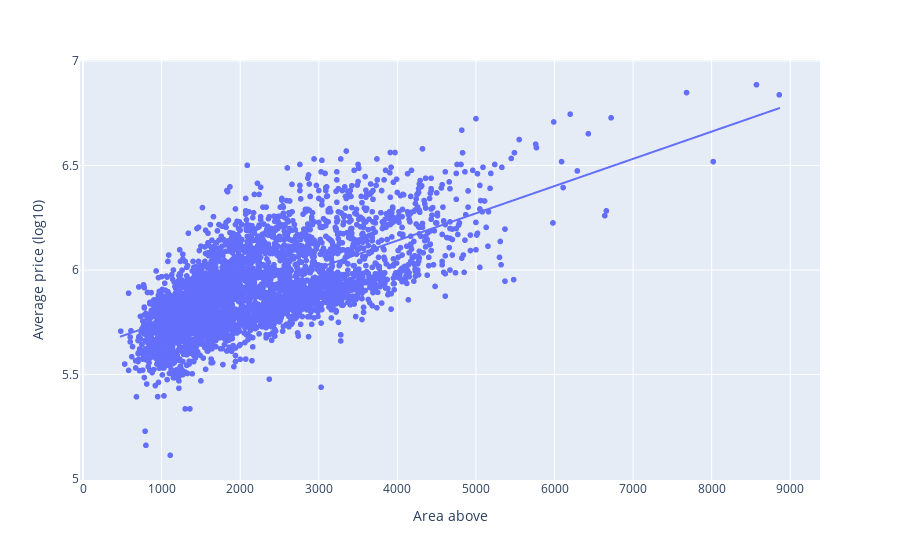

Source (notebook cell):
### Code cell
fig_abovesvsprice = px.scatter(df_best, x='sqft_above', y='price_log',  trendline="ols", labels=dict(sqft_above="Area above", price_log="Average price (log10)"))
fig_abovesvsprice.write_image("graphics/fig_abovesvsprice.pdf")
fig_abovesvsprice.show()

### Figure 1 — Plotly figure (JSON) as saved in the notebook; plotly's stock layout.template omitted (floating-point values rounded to 4 significant figures; data arrays with more than 128 entries replaced by an {"elided": "..."} marker saying what was removed)
{"data": [{"hovertemplate": "Area above=%{x}<br>Average price (log10)=%{y}<extra></extra>", "legendgroup": "", "marker": {"color": "#636efa", "symbol": "circle"}, "mode": "markers", "name": "", "showlegend": false, "type": "scattergl", "x": {"elided": "3957 int values"}, "xaxis": "x", "y": {"elided": "3957 float values"}, "yaxis": "y"}, {"hovertemplate": "<b>OLS trendline</b><br>price_log = 0.000130341 * sqft_above + 5.61965<br>R<sup>2</sup>=0.437508<br><br>Area above=%{x}<br>Average price (log10)=%{y} <b>(trend)</b><extra></extra>", "legendgroup": "", "marker": {"color": "#636efa", "symbol": "circle"}, "mode": "lines", "name": "", "showlegend": false, "type": "scattergl", "x": {"elided": "3957 int values"}, "xaxis": "x", "y": {"elided": "3957 float values"}, "yaxis": "y"}], "layout": {"legend": {"tracegroupgap": 0}, "margin": {"t": 60}, "xaxis": {"anchor": "y", "domain": [0, 1], "title": {"text": "Area above"}}, "yaxis": {"anchor": "x", "domain": [0, 1], "title": {"text": "Average price (log10)"}}}}
